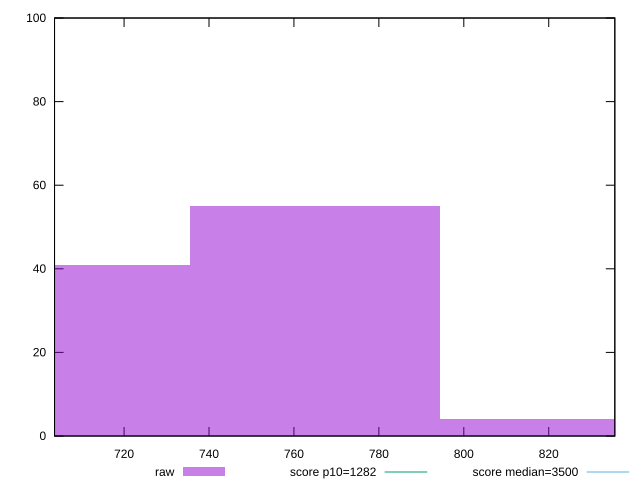

Generate this figure with gnuplot:
reset

$raw <<EOF
823.7631617540168 4
764.9229359144441 55
706.0827100748716 41
EOF

set key outside below
set boxwidth 58.840225839572625
set xrange [703.6240000000005:835.5639999999996]
set yrange [0:100]
set trange [0:100]
set style fill transparent solid 0.5 noborder

set parametric
set terminal svg size 640, 490 enhanced background rgb 'white'
set output "reports/report_00030_2021-02-24T20-42-31.540Z/bootup-time/samples/music/raw/histogram.svg"

plot $raw title "raw" with boxes, \
     1282,t title "score p10=1282", \
     3500,t title "score median=3500"

reset
